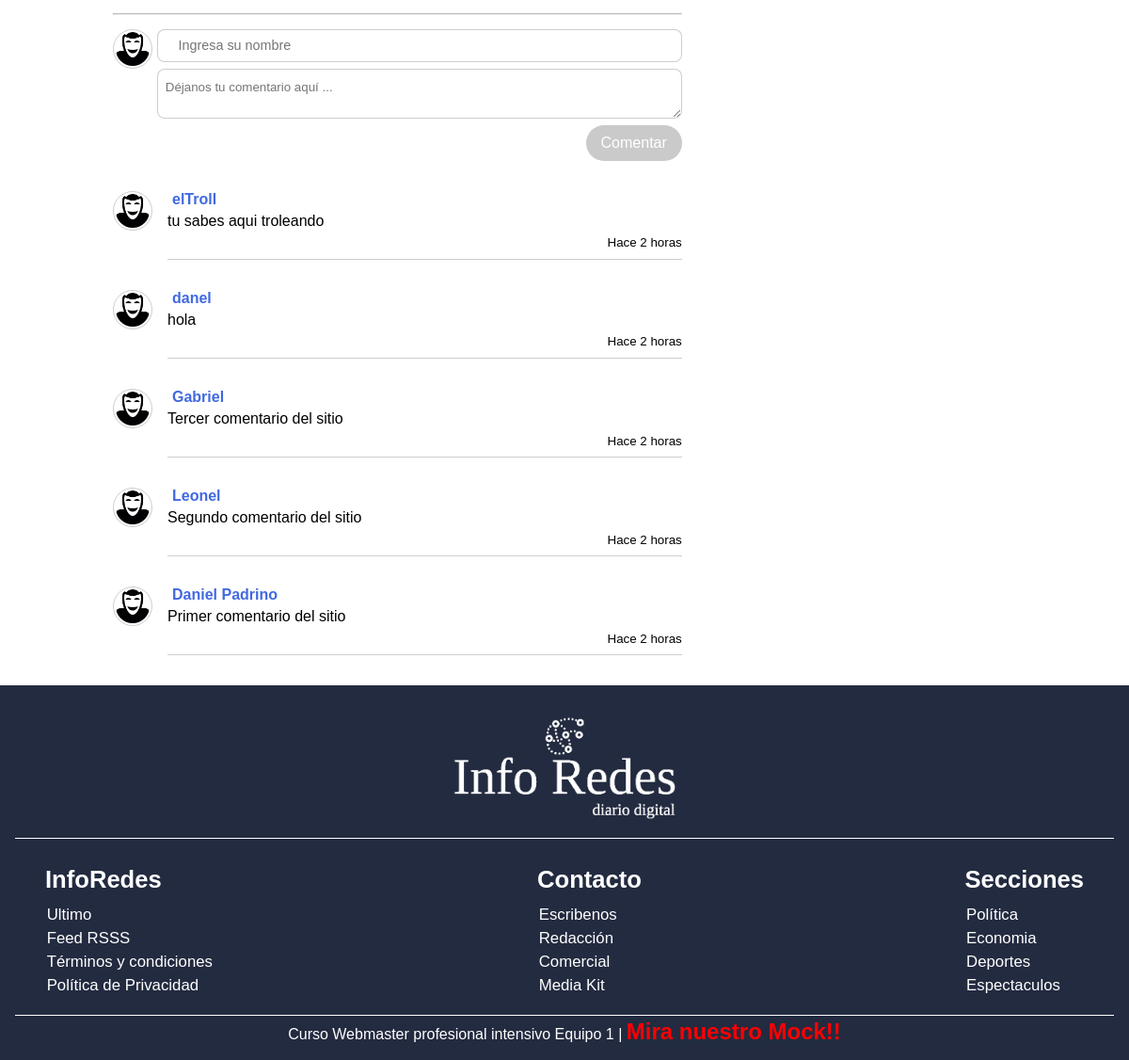
The app's page /Diario/noticia.php (lower part), older data.
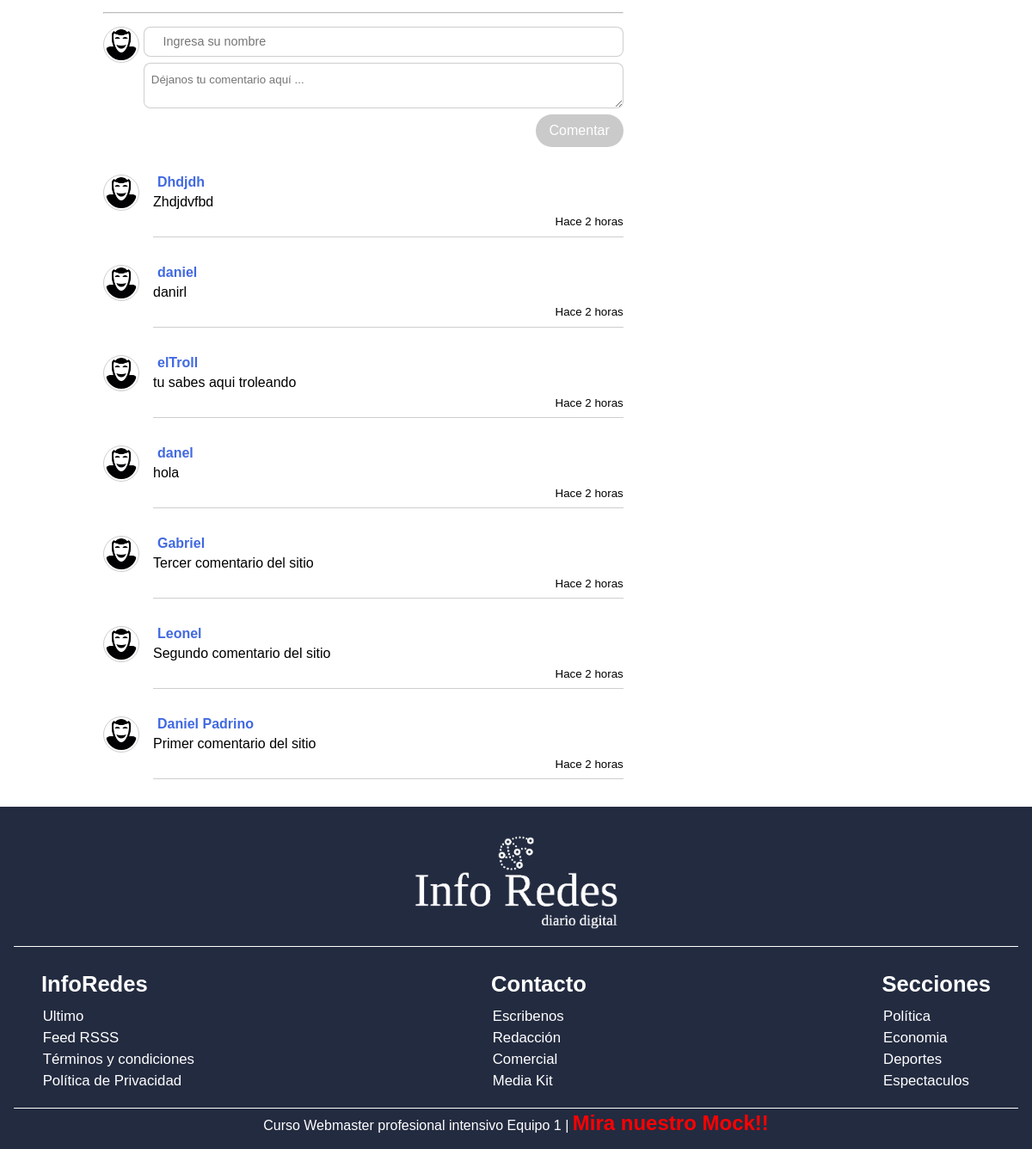
The same page, newer data.
### tables this page shows
CREATE TABLE `comentarios` (
  `id` int(11) NOT NULL,
  `noticia_id` int(11) NOT NULL,
  `nombre` varchar(60) NOT NULL,
  `comentario` text NOT NULL
);

### backend/comentario_crud.php (called while the page is built, shortened)
<?php
    function getAllComments( $noticia_id ){
        $conn = getConexion();
        $sql = "SELECT * FROM " . TABLE_COMMENTS . " WHERE noticia_id = {$noticia_id} ORDER BY id DESC";
        $response = mysqli_query($conn,$sql);
        return mysqli_fetch_all($response, MYSQLI_ASSOC);
    }
?>

### Diario/noticia.php (the view, shortened to what this page needs)
<?php
    include "../backend/comentario_crud.php";
    $comentarios = getAllComments('1');
?>
<!DOCTYPE html>
<html lang="es">
<head>
    <link rel="stylesheet" href="estilos.css">
</head>
<body>
    <main class="main-noticia">
        <article class='noticia-ppal'>
            <div class="area-comentarios" id="area-comentarios">
                <hr>
                <div class="nuevo-comentario" id="formulario-nuevo.comentario">
                    <img class="avatar" src="imagenes/anon.png" title="Usuario anónimo" alt="logo-header">
                    <div>
                        <input type="text" id="nombre" placeholder="Ingresa su nombre">
                        <textarea id="comentario" placeholder="Déjanos tu comentario aquí ..."></textarea>
                        <button onclick="doPostComentario()">Comentar</button>
                    </div>
                </div>
                <div id="contenedor-comentarios">
                    <?php foreach($comentarios as $comentario) { ?>
                        <div class="comentario">
                            <img class="avatar" src="imagenes/anon.png" title="Usuario anónimo" alt="logo-header">
                            <div>
                                <p class="nombre-comentario"><?php echo $comentario['nombre']; ?></p>
                                <p><?php echo $comentario['comentario']; ?></p>
                                <small>Hace 2 horas</small>
                            </div>
                        </div>
                    <?php } ?>
                </div>
          </div>
        </article>
        <aside>
        </aside>
    </main>
    <footer>
    <img src="imagenes/PruebaLogoWhite.png" alt="logo InfoRedes">
    <div class="cont-listas-footer">
        <div>
            <h4>InfoRedes</h4>
            <ul>
                <li><a href="index.html"> Ultimo</a></li>
                <li><a href="index.html">Feed RSSS</a></li>
                <li><a href="index.html">Términos y condiciones</a></li>
                <li><a href="index.html">Política de Privacidad</a></li>
            </ul>
        </div>
        <div>
            <h4>Contacto</h4>
            <ul>
                <li><a href="index.html">Escribenos</a></li>
                <li><a href="index.html">Redacción</a></li>
                <li><a href="index.html">Comercial</a></li>
                <li><a href="index.html">Media Kit</a></li>
            </ul>
        </div>
        <div>
            <h4>Secciones</h4>
            <ul>
                <li><a href="index.html">Política</a></li>
                <li><a href="index.html">Economia</a></li>
                <li><a href="index.html">Deportes</a></li>
                <li><a href="index.html">Espectaculos</a></li>
            </ul>
        </div>
    </div>
    <p>Curso Webmaster profesional intensivo Equipo 1 | <a id="vamos-al-mock" href="https://www.figma.com/file/CzXaOrxLkSKEBGvEHR7dj5/Untitled?node-id=0%3A1"> Mira nuestro Mock!!</a></p>
    </footer>
</body>
</html>

### Diario/estilos.css (style rules this page uses)
* { font-family: 'Exo 2', sans-serif; box-sizing: border-box; margin: 0%; }
aside { width: 20%; }
a, a:visited { text-decoration: none; color: inherit; }
footer { padding: 1em 0; margin-top: 2em; color: white; background: #232B40; }
footer img { width: 25%; margin: 1em auto; display: block; }
footer .cont-listas-footer { margin: .2em 1em; padding: 1em 2em; display: flex; justify-content: space-between; border-top: white solid 1px; border-bottom: white solid 1px; }
footer ul { margin: 0; padding: 0; list-style: none; text-decoration: none; }
footer h4 { margin: .5em 0; font-size: 1.6em; font-weight: bolder; }
footer li { color:white; margin: .3em .1em; font-size: 1.05em; }
footer a { text-decoration: none; }
footer p { text-align: center; }
#vamos-al-mock { color: red; font-size: 1.5em; font-weight: bolder; }
.main-noticia { display: flex; justify-content: center; }
.noticia-ppal { width: 60%; padding-right: 3em; display: flex; flex-direction: column; }
.noticia-ppal hr { border-top: 1px solid rgb(189, 187, 187); border-radius: 10px; margin-top: 5px; margin-bottom: 15px; }
.main-noticia aside { margin-top: 10em; }
.area-comentarios { width: 90%; }
.nuevo-comentario { margin-bottom: 2em; display: flex; }
.nuevo-comentario div { margin-left: .3em; width: 100%; display: flex; flex-direction: column; }
.nuevo-comentario input { margin-bottom: .5em; padding: .6em 1.5em; font-size: .9em; border-radius: 8px; border: rgba(10, 10, 10, .2) solid 1px; }
.nuevo-comentario textarea { margin-bottom: .5em; padding: .8em .6em; border-radius: 8px; border: rgba(10, 10, 10, .2) solid 1px; }
.nuevo-comentario button { align-self: flex-end; border-radius: 2em; background-color: rgb(202, 202, 202); border: none; color: white; padding: 10px 16px; text-align: center; text-decoration: none; font-size: 16px; cursor: pointer; transition-duration: 0.5s; }
.avatar { width: 42px; height: 42px; padding: 2px; border: rgba(10, 10, 10, .2) solid 1px; border-radius: 50%; }
.comentario { margin-top: 2em; display: flex; }
.comentario div { padding-bottom: .6em; margin-left: 1em; width: 100%; border-bottom: rgba(10, 10, 10, .2) solid 1px; }
.comentario p { text-align: left; }
.nombre-comentario { font-weight: bold; margin-bottom: .3em; margin-left: 5px; color: royalblue; }
.comentario small { display: block; margin-top: .5em; text-align: right; }

Row changes from the older to the newer data that the page shows:
added comentarios: nombre "Dhdjdh", comentario "Zhdjdvfbd"
added comentarios: nombre "daniel", comentario "danirl"
